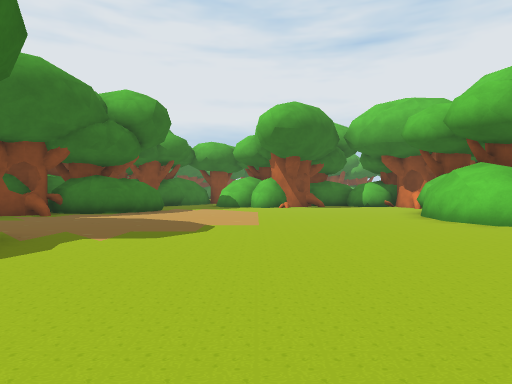
view 1 (above)

23 first-person views from a walk through a scene from a Unity 3-D project. The camera is 1.2 m above the floor, looks level and sees 75° across. The floor is counted in squares, 2 m on a side. Each view is taken from the middle of a square. On the plan, view 1 faces up. The plan holds only what a view shows up to about 10 squares ahead; the rest is blank. The place goes on beyond the plan. The player is left out.

view 2
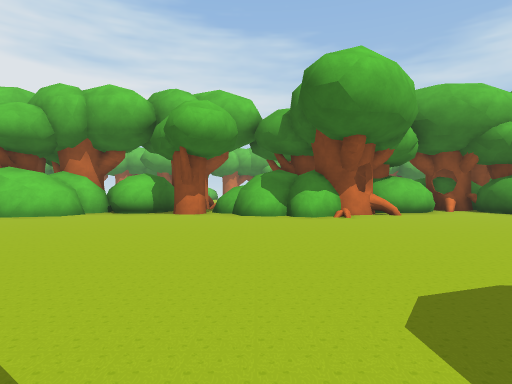

view 3
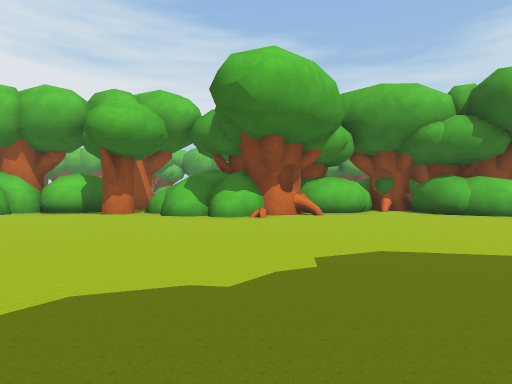

view 4
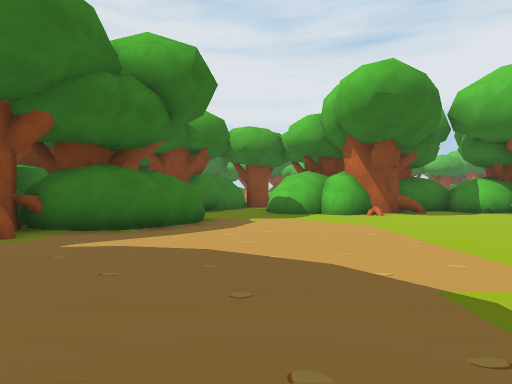

view 5
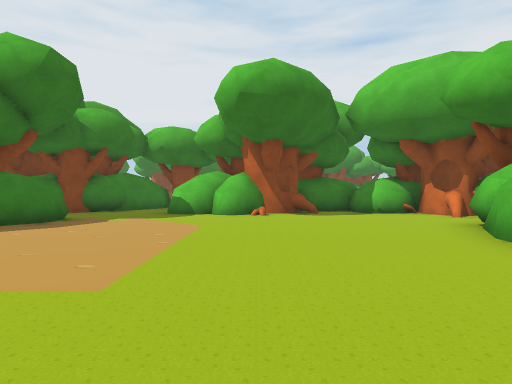

view 6
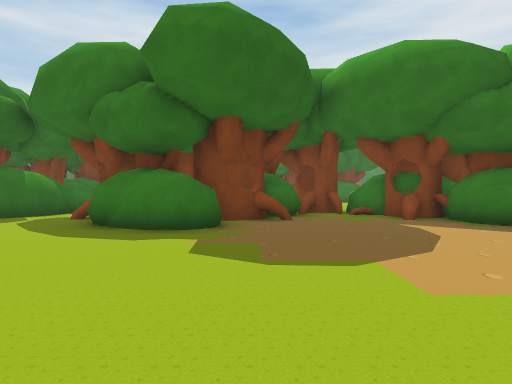

view 7
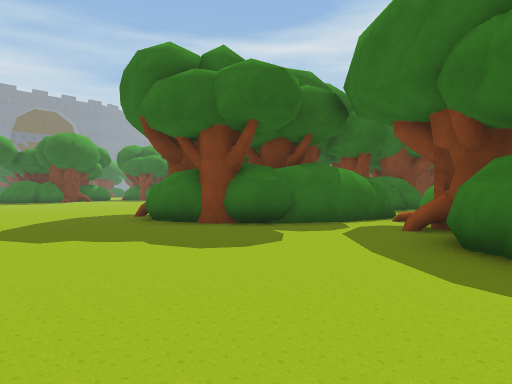

view 8
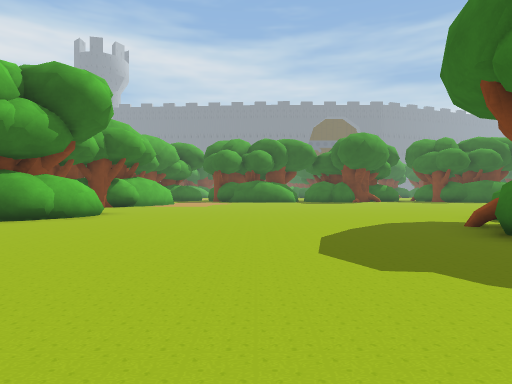

view 9
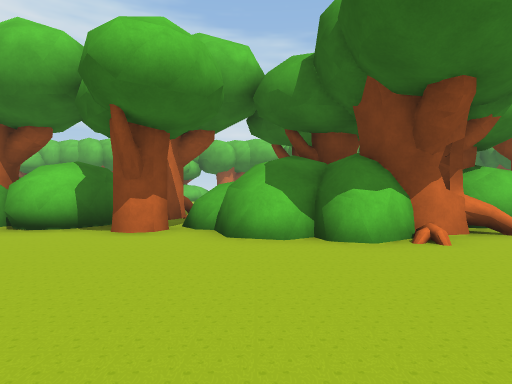

view 10
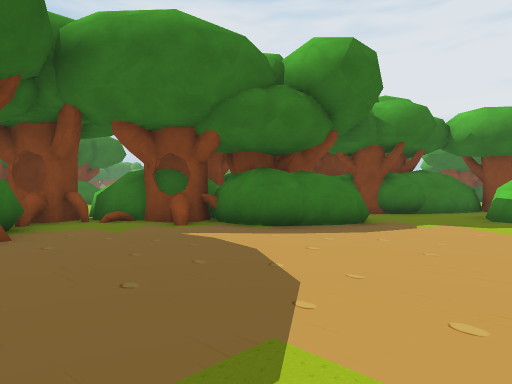

view 11
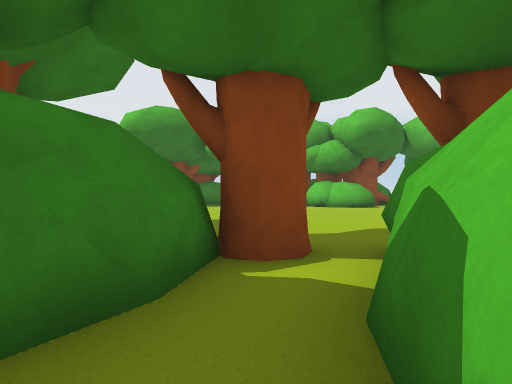

view 12
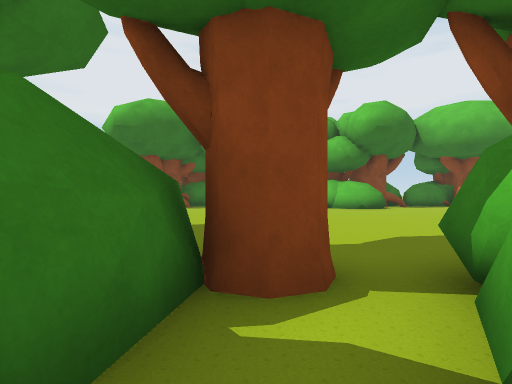

view 13
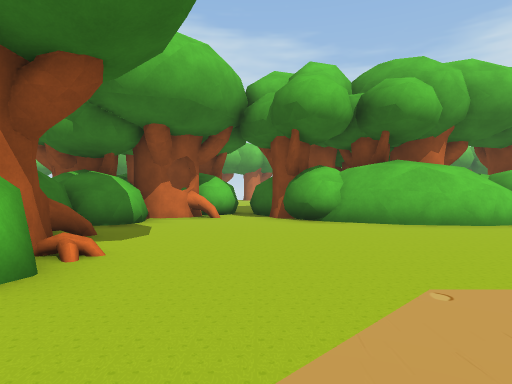

view 14
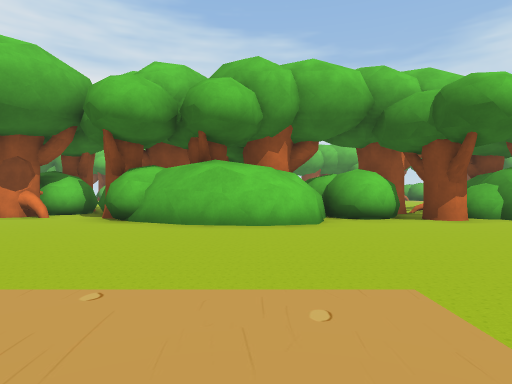

view 15
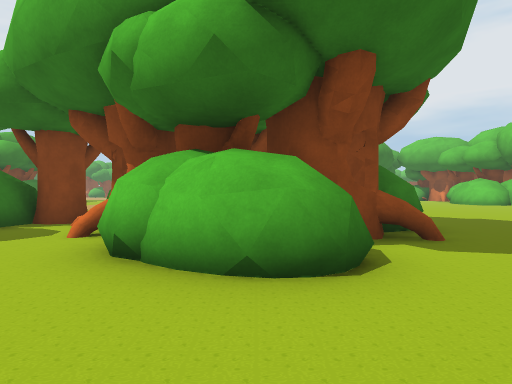

view 16
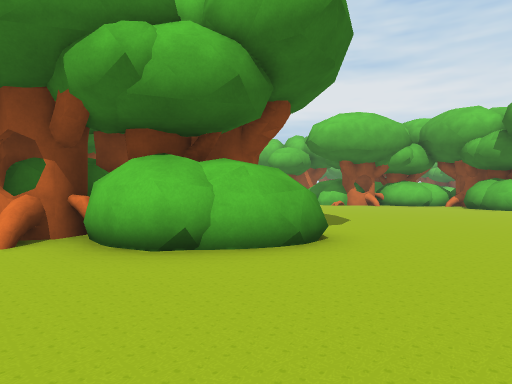

view 17
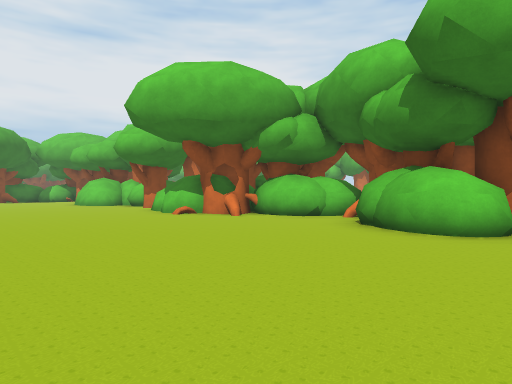

view 18
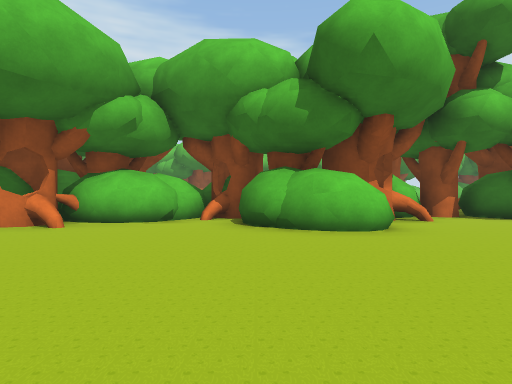

view 19
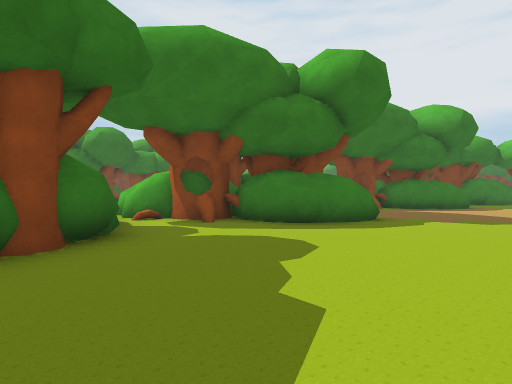

view 20
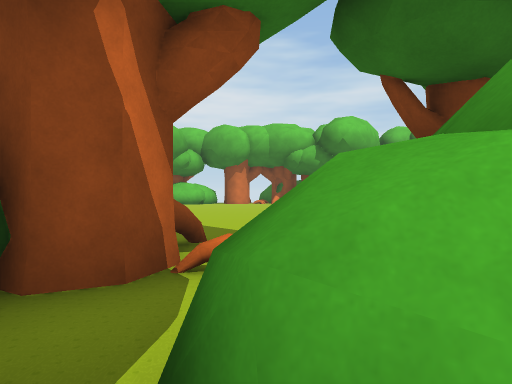

view 21
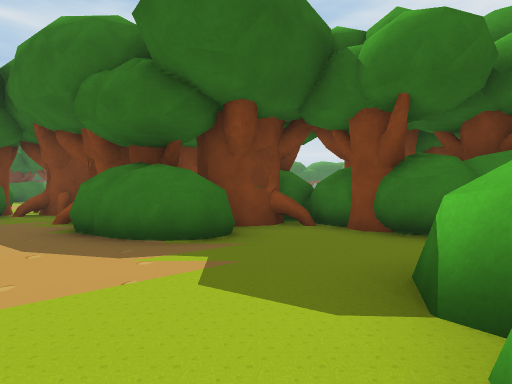

view 22
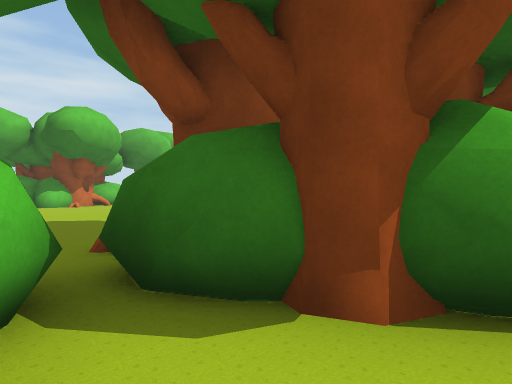

view 23
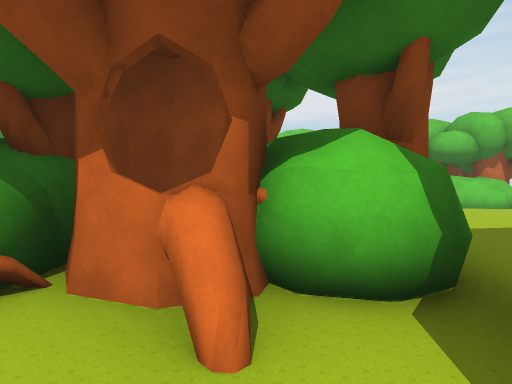

### Floor plan
Key: @ floor where view 1 was taken; # wall or solid block; x gap in a wall; . floor; ^ raised ledge; O other object.
Columns run from 9 left of view 1 to 15 right of it. Each row starts with its distance up from view 1.
 25           ...
 24          ....
 23       . ....
 22       . ....
 21       . ...
 20       . ...
 19       . ..
 18       #O..
 17       #O#
 16       #.#
 15      ##.#
 14     ##..#########
 13    ##...^##...###    ....
 12    ##..........###.......
 11   ####^.........#....
 10   ####........###  ......
  9   ####........#      ....
  8 ^##..........##
  7 x##..........##
  6  ###.........####
  5  ####.........OOO
  4     ##........OOO
  3   # ##........OO###......
  2   ####.........^^. ......
  1 ####..........###
  0  .x......@...####
 -1  ####........####
 -2 O## ##........##
 -3 x##  #.........#
 -4 .##  #.........##
 -5 ..####..........##
 -6 ..##^.........###
 -7 .............^##
 -8 .............###
 -9 ...............##

Where each view was taken, in squares from view 1:
view 1: 0 up, 0 right, facing up
view 2: 1 up, 4 left, facing right
view 3: 1 down, 4 left, facing right
view 4: 4 up, 2 left, facing up
view 5: 4 up, 1 right, facing up
view 6: 5 up, 2 right, facing left
view 7: 3 up, 0 right, facing down-left
view 8: 1 up, 0 right, facing down
view 9: 1 up, 0 right, facing right
view 10: 5 up, 0 right, facing up-left
view 11: 14 up, 2 left, facing up
view 12: 15 up, 2 left, facing up
view 13: 11 up, 2 left, facing right
view 14: 7 up, 2 left, facing right
view 15: 9 down, 6 left, facing up
view 16: 9 down, 9 left, facing up-right
view 17: 9 down, 1 left, facing up-right
view 18: 6 down, 1 left, facing right
view 19: 3 down, 0 right, facing up-left
view 20: 2 up, 5 right, facing right
view 21: 12 up, 1 right, facing left
view 22: 12 up, 5 right, facing down-right
view 23: 11 up, 5 right, facing up-right
